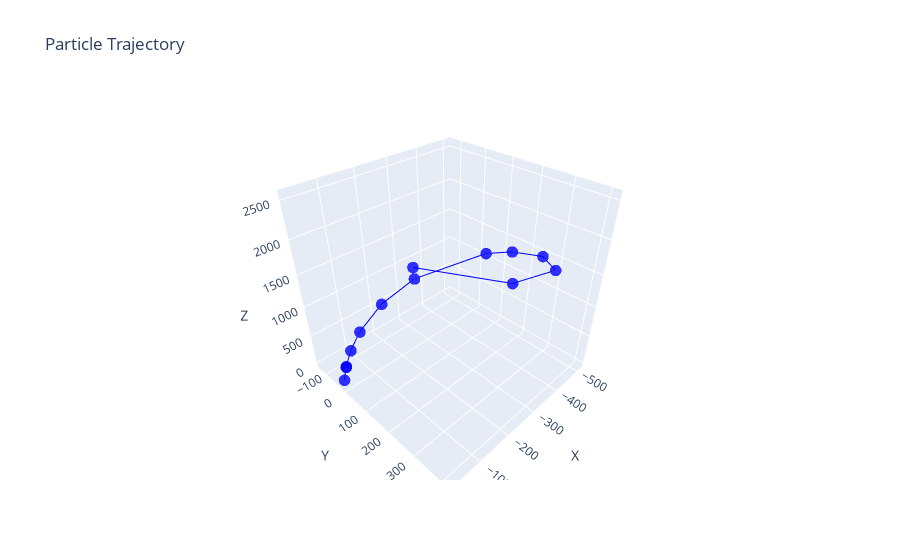

Notebook code for this chart:
### Code cell
i = 5
view_trajectory(bad_tracks_q[i][1])

### Figure 1 — Plotly figure (JSON) as saved in the notebook; plotly's stock layout.template omitted (floating-point values rounded to 4 significant figures)
{"data": [{"line": {"color": "blue", "width": 2}, "marker": {"color": "blue", "opacity": 0.8, "size": 4}, "mode": "lines+markers", "type": "scatter3d", "x": [-19.15, -43.27, -44.53, -80.19, -131.4, -227.7, -341.5, -496.6, -511.2, -482.1, -367.7, -180.2, -21.35], "y": [-25.6, -52.1, -53.32, -82.38, -109.3, -130.0, -109.7, 47.82, 137.9, 266.4, 384.1, 410.5, 312.4], "z": [7.297, 78.88, 82.42, 172.9, 285.7, 475.3, 701.3, 1130.0, 1302.0, 1548.0, 1852.0, 2202.0, 2542.0]}], "layout": {"scene": {"xaxis": {"title": {"text": "X"}}, "yaxis": {"title": {"text": "Y"}}, "zaxis": {"title": {"text": "Z"}}}, "title": {"text": "Particle Trajectory"}}}
